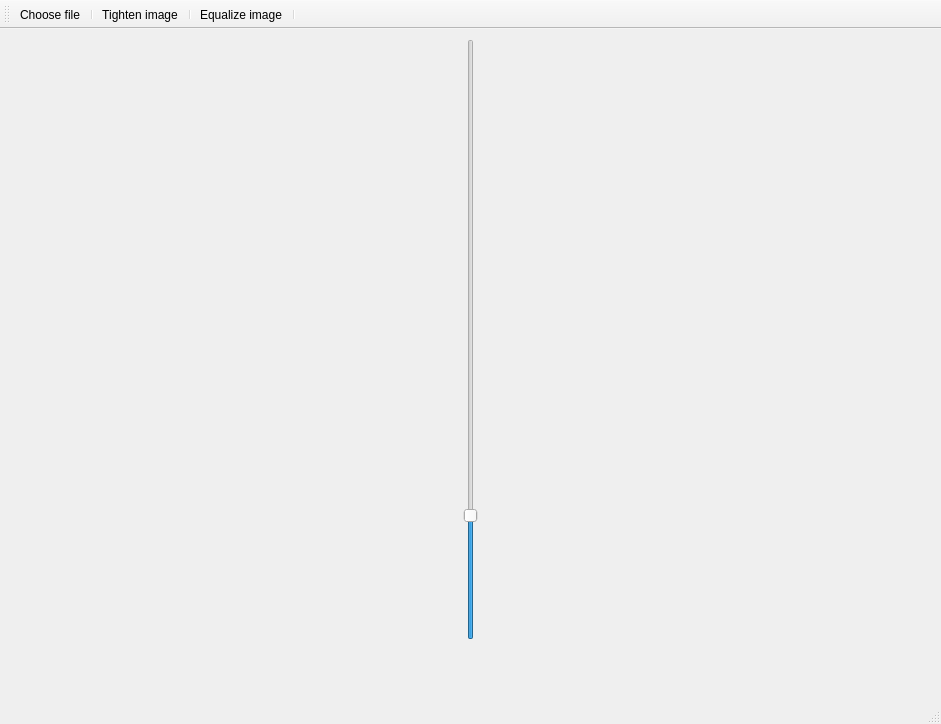
<?xml version="1.0" encoding="UTF-8"?>
<ui version="4.0">
 <class>MainWindow</class>
 <widget class="QMainWindow" name="MainWindow">
  <property name="geometry">
   <rect>
    <x>0</x>
    <y>0</y>
    <width>941</width>
    <height>724</height>
   </rect>
  </property>
  <property name="windowTitle">
   <string>MainWindow</string>
  </property>
  <widget class="QWidget" name="centralWidget">
   <widget class="QLabel" name="imageLabel">
    <property name="geometry">
     <rect>
      <x>10</x>
      <y>10</y>
      <width>431</width>
      <height>601</height>
     </rect>
    </property>
    <property name="styleSheet">
     <string notr="true"/>
    </property>
    <property name="text">
     <string/>
    </property>
   </widget>
   <widget class="QLabel" name="resultImgLabel">
    <property name="geometry">
     <rect>
      <x>500</x>
      <y>10</y>
      <width>431</width>
      <height>601</height>
     </rect>
    </property>
    <property name="styleSheet">
     <string notr="true"/>
    </property>
    <property name="text">
     <string/>
    </property>
   </widget>
   <widget class="QSlider" name="minValueSlider">
    <property name="geometry">
     <rect>
      <x>460</x>
      <y>10</y>
      <width>22</width>
      <height>601</height>
     </rect>
    </property>
    <property name="maximum">
     <number>500</number>
    </property>
    <property name="value">
     <number>100</number>
    </property>
    <property name="orientation">
     <enum>Qt::Vertical</enum>
    </property>
   </widget>
   <widget class="QLabel" name="label">
    <property name="geometry">
     <rect>
      <x>460</x>
      <y>620</y>
      <width>41</width>
      <height>21</height>
     </rect>
    </property>
    <property name="styleSheet">
     <string notr="true">font: 14pt &quot;MS Shell Dlg 2&quot;;</string>
    </property>
    <property name="text">
     <string/>
    </property>
   </widget>
  </widget>
  <widget class="QMenuBar" name="menuBar">
   <property name="geometry">
    <rect>
     <x>0</x>
     <y>0</y>
     <width>941</width>
     <height>21</height>
    </rect>
   </property>
  </widget>
  <widget class="QToolBar" name="mainToolBar">
   <attribute name="toolBarArea">
    <enum>TopToolBarArea</enum>
   </attribute>
   <attribute name="toolBarBreak">
    <bool>false</bool>
   </attribute>
   <addaction name="chooseFileBtn"/>
   <addaction name="separator"/>
   <addaction name="tightenImgBtn"/>
   <addaction name="separator"/>
   <addaction name="equalizeImgBtn"/>
   <addaction name="separator"/>
  </widget>
  <widget class="QStatusBar" name="statusBar"/>
  <action name="chooseFileBtn">
   <property name="icon">
    <iconset resource="resources.qrc">
     <normaloff>:/images/icons/dir.png</normaloff>:/images/icons/dir.png</iconset>
   </property>
   <property name="text">
    <string>Choose file</string>
   </property>
   <property name="toolTip">
    <string>Choose file</string>
   </property>
  </action>
  <action name="tightenImgBtn">
   <property name="icon">
    <iconset resource="resources.qrc">
     <normaloff>:/images/icons/wrench.png</normaloff>:/images/icons/wrench.png</iconset>
   </property>
   <property name="text">
    <string>Tighten image</string>
   </property>
   <property name="toolTip">
    <string>Tighten image</string>
   </property>
  </action>
  <action name="equalizeImgBtn">
   <property name="icon">
    <iconset resource="resources.qrc">
     <normaloff>:/images/icons/equalizer.png</normaloff>:/images/icons/equalizer.png</iconset>
   </property>
   <property name="text">
    <string>Equalize image</string>
   </property>
   <property name="toolTip">
    <string>Equalize image</string>
   </property>
  </action>
 </widget>
 <layoutdefault spacing="6" margin="11"/>
 <resources>
  <include location="resources.qrc"/>
 </resources>
 <connections>
  <connection>
   <sender>minValueSlider</sender>
   <signal>valueChanged(int)</signal>
   <receiver>label</receiver>
   <slot>setNum(int)</slot>
   <hints>
    <hint type="sourcelabel">
     <x>469</x>
     <y>654</y>
    </hint>
    <hint type="destinationlabel">
     <x>475</x>
     <y>675</y>
    </hint>
   </hints>
  </connection>
 </connections>
</ui>
